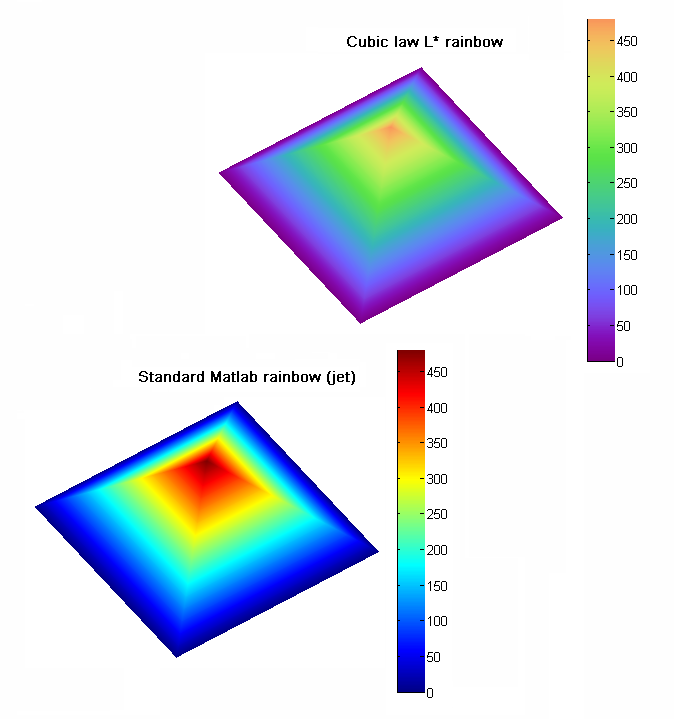
%> input picture MiscTools/pmkmp/examples1.png, 674 x 719 px
$ octave --eval "result = watershedFilter(imread('pmkmp/examples1.png'));"   (GNU Octave 9; MATLAB toolbox functions it lacks are replaced by stand-ins)
%> lines starting %> are read from the running program, lines starting %| are printed output that depends on the picture; in (x1, y1, x2, y2) boxes, pixels count from 0 and x2, y2 are one past the last pixel; in counts of white or black regions, pixels touching at a corner belong together; the program's own positions count from 1
function imOut=watershedFilter(imIn,hmin,conn)
% simple standard watershed filtering

if nargin<3
        if ndims(imIn)==2
    conn=4;
    elseif ndims(imIn)==3
        conn=6;
        end
end

if nargin==1;
    hmin=0;

end

dIm=-bwdist(~imIn);
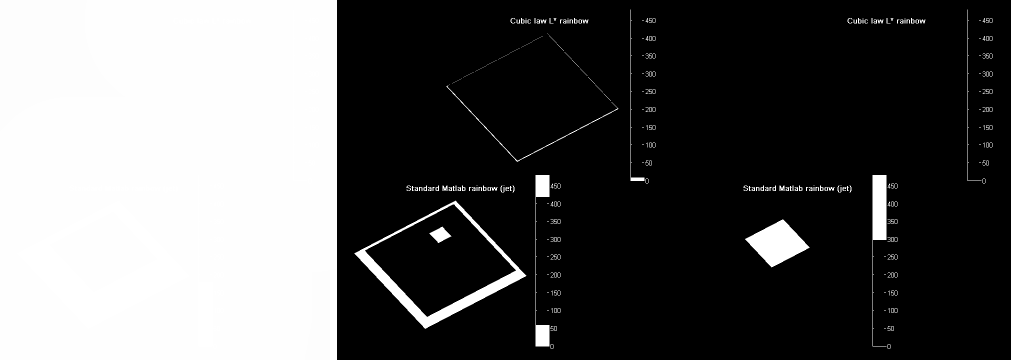
%> dIm: size 719x2022 single (shown at 1/2 size); min -45254.8, max 0, mean -29215.1; drawn with min black and max white
dIm(dIm==0)=Inf;
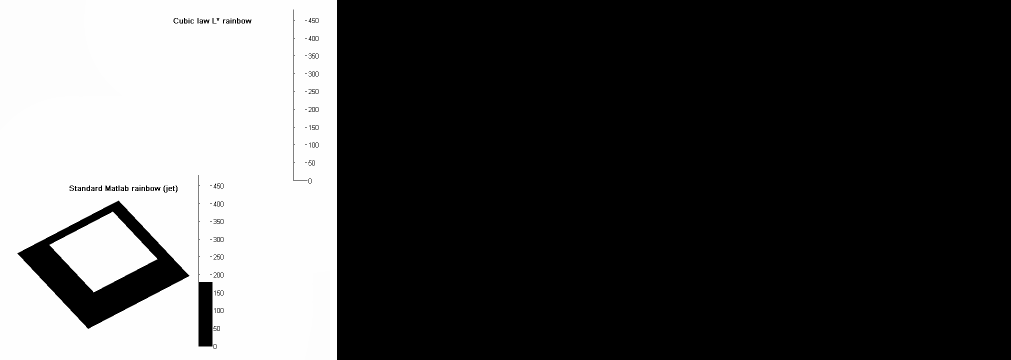
%> dIm: size 719x2022 single (shown at 1/2 size); 4.53% of pixels changed, all inside (x1, y1, x2, y2) = (35, 19, 1985, 698); drawn with min black, max white, NaN and infinite black
dIm=imhmin(dIm,hmin);
waterIm=watershed(dIm,conn);
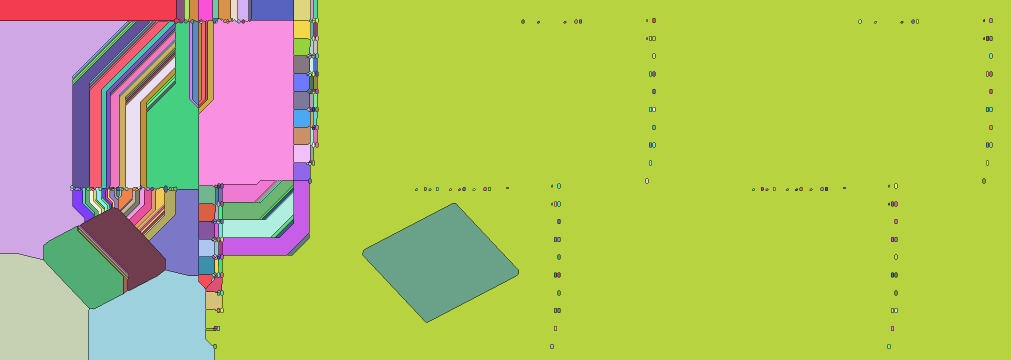
%> waterIm: size 719x2022 uint16 (shown at 1/2 size); 368 distinct labels, from 0 to 367; one colour per label, 0 black
imIn(~waterIm)=0;
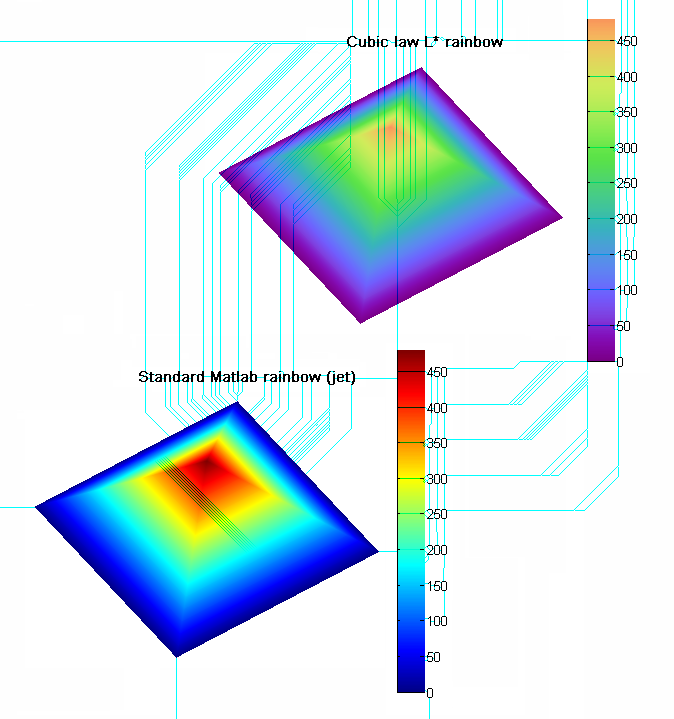
%> imIn: size 719x674x3 uint8; mean R, G, B 210.7, 225.1, 232.9
imOut=imIn;
